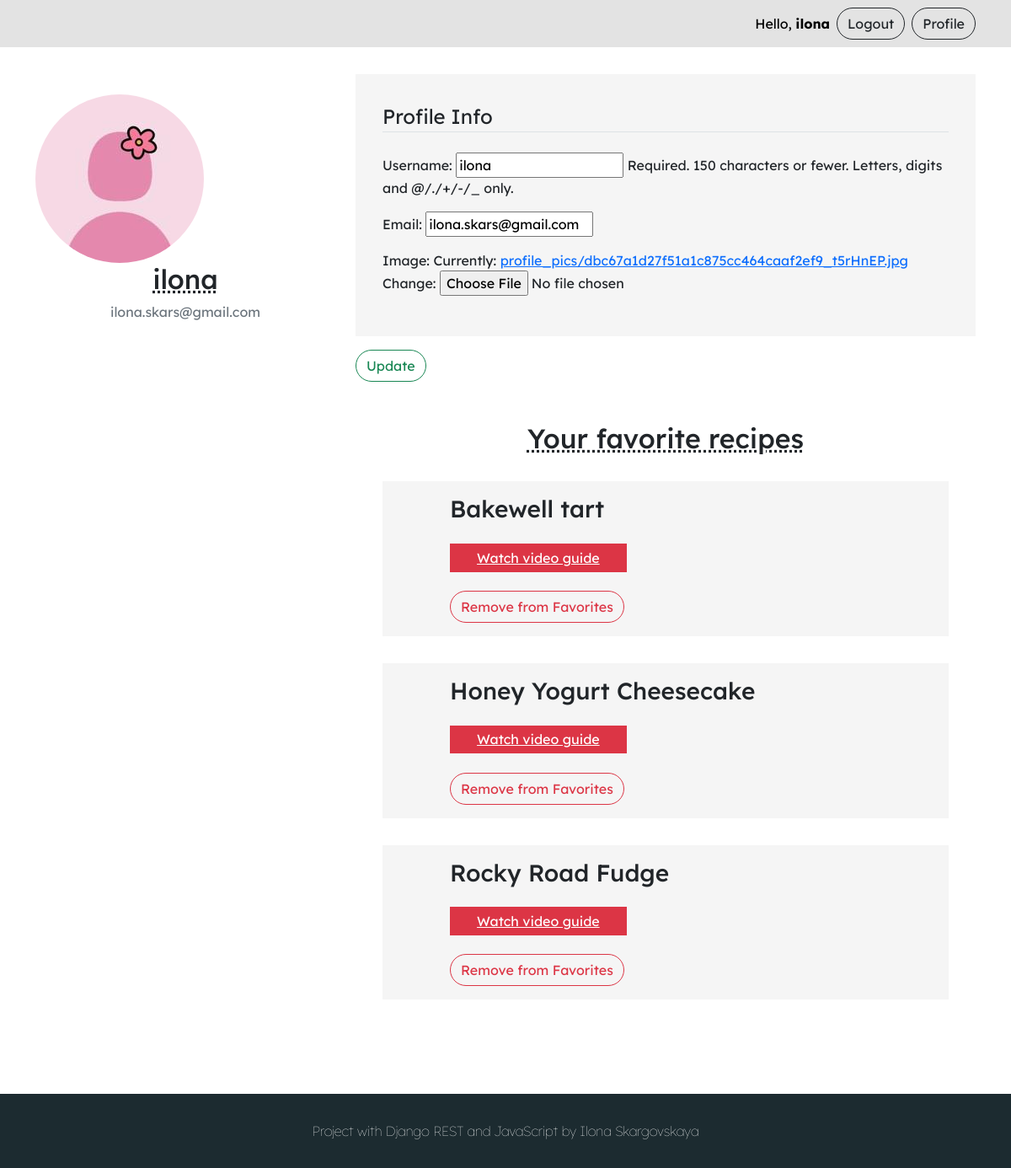
/profile/ (signed in), run on the app's committed database.
### users/models.py (models this page shows, shortened)
class Profile(models.Model):
    user = models.OneToOneField(User, on_delete=models.CASCADE) # Delete profile when user is deleted
    image = models.ImageField(default='default.jpg', upload_to='profile_pics')

### recipes/models.py (models this page shows, shortened)
class Recipe(models.Model):
    title = models.CharField(max_length=200)
    instructions = models.TextField()
    category = models.ForeignKey(Category, on_delete=models.CASCADE, related_name='recipes')
    author = models.ForeignKey(User, on_delete=models.CASCADE, related_name='recipes')
    favorite = models.BooleanField(default=False)
    img = models.URLField()
    ingredients = models.ManyToManyField('Ingredient', related_name='recipes')
    video = models.URLField()

### users/views.py (the view)
# urls.py: path('profile/', user_views.profile, name='profile'),
@login_required
def profile(request):
    favorite_recipes = Recipe.objects.filter(favorite=True)
    if request.method == 'POST':
        u_form = UserUpdateForm(request.POST, instance=request.user)
        p_form = ProfileUpdateForm(request.POST, request.FILES, instance=request.user.profile)
        if u_form.is_valid() and p_form.is_valid():
            u_form.save()
            p_form.save()
            messages.success(request, f'Your account has been updated!')
            return redirect('profile')  # Redirect back to profile page
    else:
        u_form = UserUpdateForm(instance=request.user)
        p_form = ProfileUpdateForm(instance=request.user.profile)
    context = {
        'u_form': u_form,
        'p_form': p_form,
        'favorite_recipes': favorite_recipes
    }
    return render(request, 'users/profile.html', context)

### users/forms.py
class UserUpdateForm(forms.ModelForm):
    email = forms.EmailField()
    class Meta:
        model = User
        fields = ['username', 'email']

class ProfileUpdateForm(forms.ModelForm):
    class Meta:
        model = Profile
        fields = ['image']

### users/templates/users/profile.html (shortened to what this page needs)
{% extends 'base.html' %}
{% load static %}
{% block header %}
    <header>
        {% include "nav2.html" %}
    </header>
{% endblock %}
{% block content %}
    <div class="container">
        <div class="row">
            <div class="col-md-4">
                <div class="media mt-4">
                    <img class="rounded-circle account-img" src="{{ user.profile.image.url }}" alt="Profile Image">
                    <div class="media-body">
                        <h2 class="account-heading">{{ user.username }}</h2>
                        <p class="text-secondary">{{ user.email }}</p>
                    </div>
                </div>
            </div>
            <div class="col-md-8">
                <form method="POST" enctype="multipart/form-data">
                    <fieldset class="form-group">
                        <legend class="border-bottom mb-4">Profile Info</legend>
                        {{ u_form.as_p }}
                        {{ p_form.as_p }}
                    </fieldset>
                    <div class="form-group">
                        <button class="btn btn-outline-success" type="submit">Update</button>
                    </div>
                </form>
                <h2 class="mt-5">Your favorite recipes</h2>
                {% if favorite_recipes %}
                    {% for recipe in favorite_recipes %}
                        <div class="recipe">
                            <div class="recipe__right">
                                <h3>{{ recipe.title }}</h3>
                                <a href = "{{ recipe.video }}" class="recipe__favorite-video">Watch video guide</a>
                                <form action="{% url 'remove_favorite' %}" method="POST" class="recipe__favorite">
                                    <button class="btn btn-outline-danger" type="submit">Remove from Favorites</button>
                                </form>
                            </div>
                        </div>
                    {% endfor %}
                {% else %}
                    <p>No favorite recipes found.</p>
                {% endif %}
            </div>
        </div>
    </div>
{% endblock %}

### templates/nav2.html (shortened to what this page needs)
{% load static %}
<nav class="navbar navbar-expand-lg navbar-light transparent nav2" >
    <div class="container-md">
        <div class="collapse navbar-collapse justify-content-end" id="navbarScroll">
            <div class="d-flex align-items-center">
                <div style="color:#000">Hello, <b>{{user}}</b></div>
                {%if request.user.is_authenticated %}
                <a class="btn btn-outline-dark ms-2" href="{% url 'logout' %}">Logout</a>
                <a class="btn btn-outline-dark ms-2" href="{% url 'profile' %}">Profile</a>
                {% else %}
                <a class="btn btn-outline-dark ms-2" href="{% url 'login' %}">Login</a>
                <a class="btn btn-outline-dark ms-2" href="{% url 'register' %}">Sign up</a>
                {% endif %}
            </div>
        </div>
    </div>
</nav>

### recipes/static/css/style.css (style rules this page uses)
html, body { font-family: 'Lexend Deca', sans-serif !important; height: 100%; }
.btn, .form-control { border-radius: 1.25rem !important; }
h2 { text-align: center; text-decoration: underline; text-decoration-style: dotted; }
.text-secondary { text-align: center; }
fieldset.form-group { background-color: #f5f5f5; padding: 2rem; margin-bottom: 1rem; }
button { background-color: #FFB30E; }
.nav2 { background: #e3e3e3; margin-bottom: 2rem; }
.recipe { display: flex; gap: 4rem; margin: 2rem; padding: 1rem; background-color: #f5f5f5; }
.recipe .recipe__favorite { margin-top: 1.4em; }
.recipe__favorite-video { background-color: #dc3545; color: #fff; padding: 0.3rem 2rem; margin-top: 1rem; display: inline-block; }

### data on the page
Recipe: title "Bakewell tart"
Recipe: title "Honey Yogurt Cheesecake"
Recipe: title "Rocky Road Fudge"

### other printed values
{{ user }} "ilona"
{{ user.username }} "ilona"
{{ user.email }} "ilona.skars@gmail.com"
